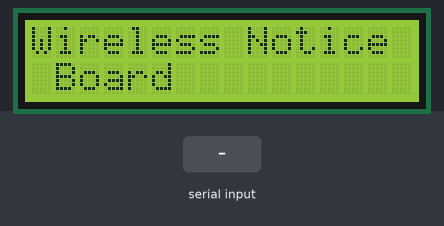
The sketch below on a simulated Arduino Uno, built with avr-gcc and run on an emulated ATmega328P. On the bench: 16×2 character LCD. Inputs (shaded band) come from the test bench. What the sketch prints to the serial monitor is not drawn.

Above: at 0.1 s.
At 3.1 s:
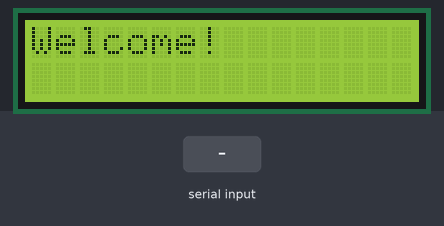
4.7 s: "1" received over the second serial link
At 6.5 s:
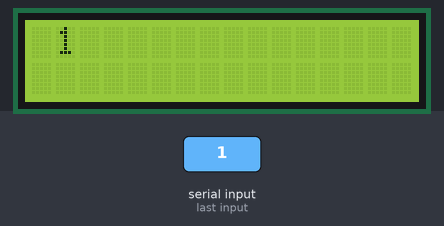
Timing chart, 0 to 8.0 s (numbered marks = the images above; inputs shaded):
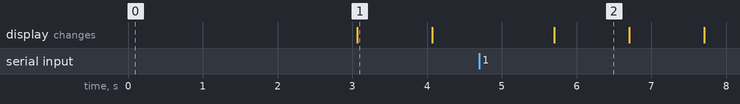

Measured:
- after the input at 4.7 s, the display: changes after 1.0 s (image 2)
- what the display in image 1 shows lasts 1.0 s, from 3.1 s to 4.1 s

The sketch:

Voice_Controlled_LCD.ino
```cpp
#include <LiquidCrystal.h>
#include <SoftwareSerial.h>
LiquidCrystal lcd (4, 5, 6, 7, 8, 9);
SoftwareSerial mySerial (2, 3); //(RX, TX);
String val = "No Data";
String oldval;
String newval = "No Data";
int i = 0;
void setup()
{
// put your setup code here, to run once:
lcd.begin(16,2);
mySerial.begin(9600);
Serial.begin(9600);
lcd.setCursor(0, 0);
lcd.print("Wireless Notice");
lcd.setCursor(0, 1);
lcd.print(" Board ");
delay(3000);
lcd.clear();
lcd.print("Welcome!");
}

void loop()
{
val = mySerial.readString();
val.trim();
Serial.println(val);
if(val != oldval)
{
newval = val;
}
lcd.clear();
lcd.setCursor(i, 0);
lcd.print(newval);
i++;
if(i >= 15)
{
i = 0;
}
val = oldval;
}
```
